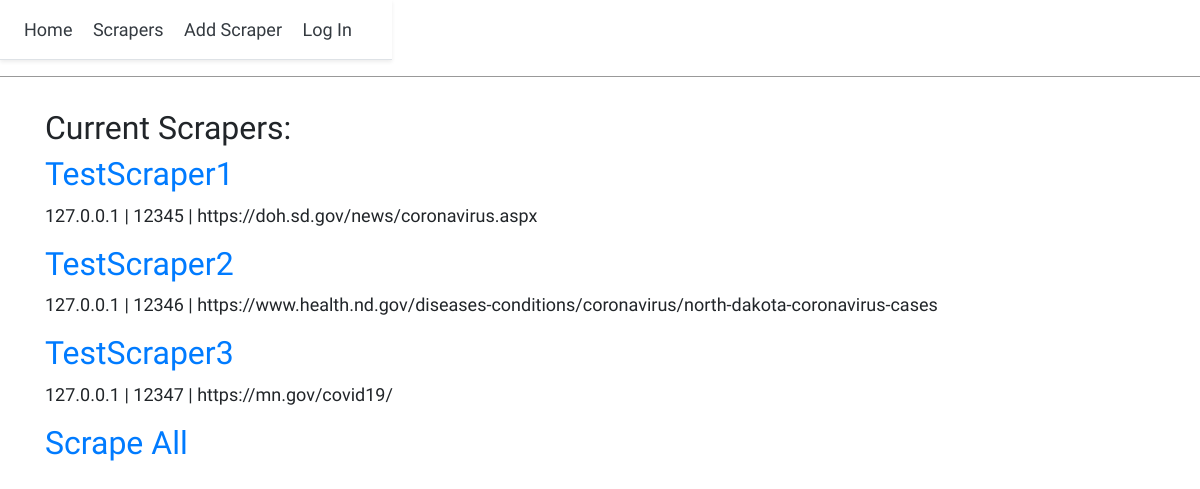
Before: /scrapers/ with the older database file.
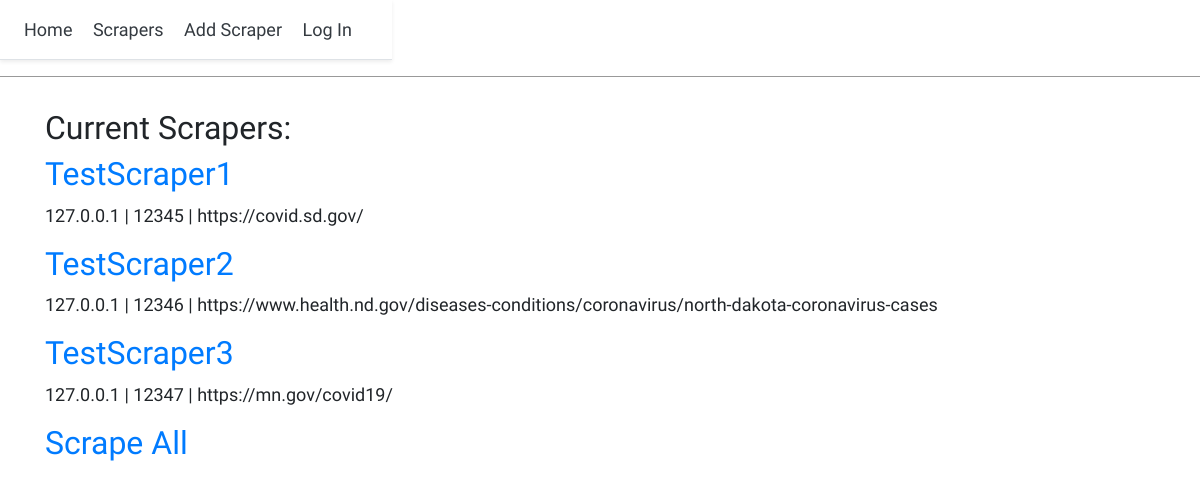
After: the same page with the newer database file.
### scraper/models.py (models this page shows, shortened)
class Scraper(models.Model):
    name = models.CharField(max_length=100)
    ip_address = models.GenericIPAddressField()
    port = models.PositiveSmallIntegerField()
    seed = models.URLField(blank=True)

### scraper/views.py (the view)
# urls.py: path('', ScraperListView.as_view(), name = 'scrapers'),
class ScraperListView(ListView):
    model = Scraper
    template_name = 'scrapers.html'

### templates/scrapers.html
{% extends 'base.html' %}
{% block content %}
  <h2>Current Scrapers:</h2>
  {% for scraper in object_list %}
    <div class="scraper-entry">
      <h2><a href="{% url 'scraper_detail' scraper.pk %}">{{ scraper.name }}</a></h2>
      <p>{{ scraper.ip_address }} | {{ scraper.port }} | {{scraper.seed }}</p>
    </div>
  {% endfor %}
  <h2><a href="{% url 'megascrape' %}">Scrape All</a></h2>
{% endblock content %}

Changed rows visible on the page:
changed Scraper "TestScraper1": seed "https://doh.sd.gov/news/coronavirus.aspx" → "https://covid.sd.gov/"
